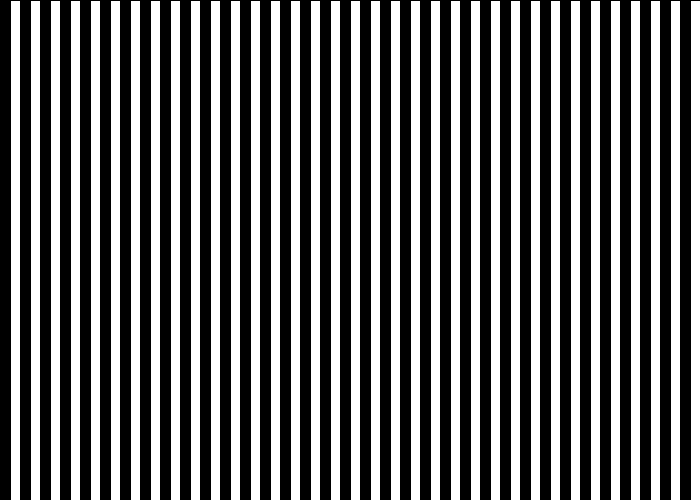
Frame 1 (no input)
Frame 60 (the mouse pressed at the canvas centre just before this capture): identical to frame 1, image omitted
Frame 120 (the mouse held since frame 60 and released just before this capture): identical to frame 1, image omitted

The Processing sketch that drew this single still picture (run headless with seeded random() and noise(); from frame 60 on, the mouse is pressed at the canvas centre):

// Processing sketch: Question5
// ── Question5.pde
void setup()
{
  size(700,500);
  background(255);
  
}



void draw()
{
  float numBars=100;
  drawBars(numBars);
  
}

void drawBars(float n)
{
  float nBars=0;
  float barX=0;
  float barY=0;
  float barW=10;
  fill(0);
  rect(barX,barX,barW,height);
  while (nBars<=n)
  {
    if (nBars%2==0)
    {
      
      fill(0);
      rect(barX,barY,barW,height);
    }
    else
    {
      fill(255);
      rect(barX,barY,barW,height);
    }
    barX+=10;
    nBars++;
  }
}
